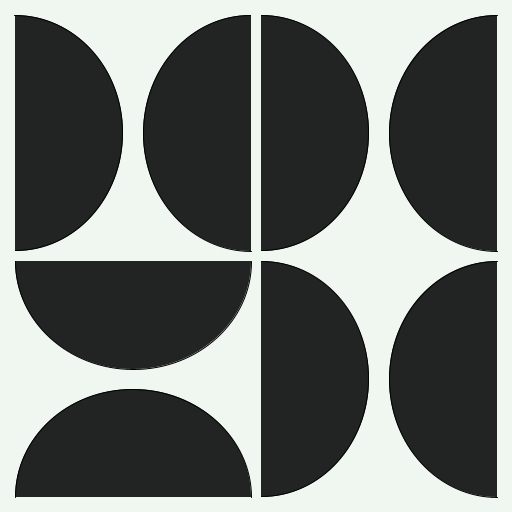
Frame 1 (no input)
Frame 60 (the mouse pressed at the canvas centre just before this capture): identical to frame 1, image omitted
Frame 120 (the mouse held since frame 60 and released just before this capture): identical to frame 1, image omitted

The Processing sketch that drew this single still picture (run headless with seeded random() and noise(); from frame 60 on, the mouse is pressed at the canvas centre):

// Processing sketch: arcs
// ── arcs.pde
void setup() {
    size(512, 512);
}

void draw() {
    background(#f0f6f0);
    grid(0,0,width,height,10);
}

void grid(int x, int y, int _w, int _h, int offset) {
    horizontal_arcs(x + offset/2, y + offset/2, _w/2, offset);
    vertical_arcs(x + offset/2, _h/2 - offset/2, _w/2, offset);
    horizontal_arcs(_w/2 - offset/2, y + offset/2, _w/2, offset);
    horizontal_arcs(_w/2 - offset/2, _h/2 - offset/2, _w/2, offset);
}

void horizontal_arcs(int x, int y, int _w, int offset) {
    fill(#222323);
    arc(x + offset, y + _w/2, _w - offset*4, _w - offset*2, radians(270), radians(360+90));
    arc(x + _w - offset, y + _w/2, _w - offset*4, _w - offset*2, radians(90), radians(270));
}

void vertical_arcs(int x, int y, int _w, int offset) {
    fill(#222323);
    arc(x + _w/2, y + offset, _w - offset*2, _w - offset*4, 0, radians(180));
    arc(x + _w/2, y + _w - offset, _w - offset*2, _w - offset*4, radians(180), radians(360));
}

// ESC to exit
void keyPressed() {
    if (key == CODED) {
        if (keyCode == ESC) {
            exit();
        }
    }
}
